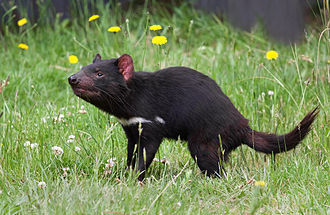
#> input picture back/tasmanianDevil.jpg, 330 x 215 px
$ python pdfExample.py
#> lines starting #> are read from the running program, lines starting #| are printed output that depends on the picture
# ###################################
# Help

from reportlab.pdfgen import canvas
from reportlab.lib import colors
from reportlab.pdfbase import pdfmetrics
from reportlab.pdfbase.ttfonts import TTFont
from PIL import Image
from reportlab.lib.colors import HexColor, white, Color, black
from reportlab.lib.styles import getSampleStyleSheet
from reportlab.platypus import SimpleDocTemplate, Table, TableStyle, Paragraph, Frame
from reportlab.lib.units import inch
from reportlab.lib.styles import ParagraphStyle
from reportlab.platypus.frames import ShowBoundaryValue


def drawMyRuler(pdf):
    pdf.drawString(100, 810, 'x100')
    pdf.drawString(200, 810, 'x200')
    pdf.drawString(300, 810, 'x300')
    pdf.drawString(400, 810, 'x400')
    pdf.drawString(500, 810, 'x500')

    pdf.drawString(10, 100, 'y100')
    pdf.drawString(10, 200, 'y200')
    pdf.drawString(10, 300, 'y300')
    pdf.drawString(10, 400, 'y400')
    pdf.drawString(10, 500, 'y500')
    pdf.drawString(10, 600, 'y600')
    pdf.drawString(10, 700, 'y700')
    pdf.drawString(10, 800, 'y800')


# ###################################
# Content
fileName = 'MyDoc.pdf'
documentTitle = 'Document title!'
name = 'Areeg Fahad Rasheed'
aboutme = " Areeg Fahad Rasheed Areeg Fahad Rasheed Network Engineer and Full Stack Developer with 2 + years of hands-on experience designing developing, implementing applications and solutions using a range of technologies and programming "
subTitle = 'The largest carnivorous marsupial'
back = ['Al-Nahrain University', 'M.S DEGREE IN SCIENCE OF NETWORK ENGINEERING',
        'Al-Iraqia University', 'B.A DEGREE IN NETWORK ENGINEERING',
        'Al-Iraqia University', 'B.A DEGREE IN NETWORK ENGINEERING']

experienceList = ['Lecture and lab instructor',
                  'Lecture in iraq baghdad and fddd dddd dddd sonice and lab instructor', 'Lecture and lab instructor']
contact = ['Mobile: ', ' 07714355819', 'Email', 'Fahedareeg@gmail.com', 'Facebook',
           'AreegFahadRasheed', 'WebSite', 'www.google.co,', 'Github', 'Areeg94fahad', 'Linkedin', 'areeg fahad']
SKILLS = [
    'Web development',
    'Computer network',
    'Data analysts',
    'security',
    'Prize',
    'Latex',
    'video and vice edditing',
    'searching',
    'Microsoft office',
    'handle with several type of OS'
]

certificate = ['Huawei Certified Network Associate (HCNA)','Huawei Certified Network Associate (HCNA)', 'Huawei Certified Network Associate (HCNA)',
               'Introduction to Computer Science (CS50)', 'Fundamentals of Digital marketing', 'Fundamentals of Digital marketing']
aco = ['Got a scholarship from huawei to get HCIA CERTIFICATE',
'Got a scholarship from huawei to get HCIA CERTIFICATE',
'Got a scholarship from huawei to get HCIA CERTIFICATE']

image = Image.open('tasmanianDevil.jpg')
#> image is the input picture: PIL image 330x215 RGB; mean R, G, B 115.2, 131.8, 86.1
new_image = image.resize((110, 90))
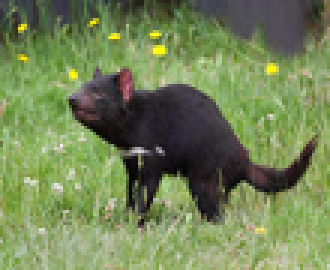
#> new_image: PIL image 110x90 RGB (shown 3 times larger); mean R, G, B 115.2, 131.8, 86.1


#> (the run stopped early here; a loop or call above may not have finished)
